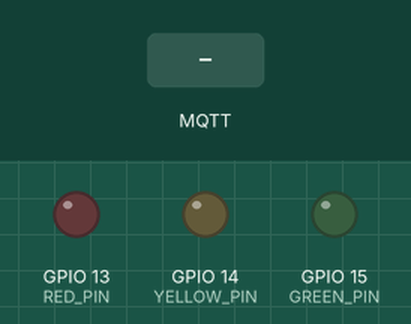
Recording of a sketch running on a simulated ESP32. On the bench: output pins drawn as LEDs (lit = HIGH). The test bench sets the inputs (shaded band). WiFi joins after 1.5 s; servers stay silent unless stated; no MQTT or app messages arrive unless stated; not simulated (calls return 0 or success): secrets.h; what the sketch prints to the serial monitor is not drawn.

Above: at 3.7 s.
3.8 s: MQTT message "auto" arrives on the first subscribed topic
At 4.8 s:
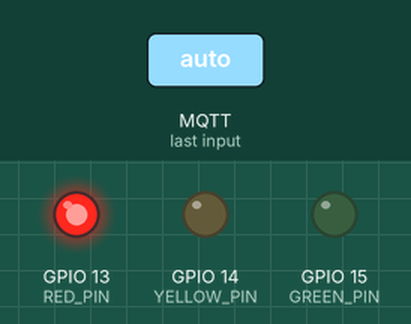
5.3 s: MQTT message "yellow" arrives on the first subscribed topic
At 6.0 s:
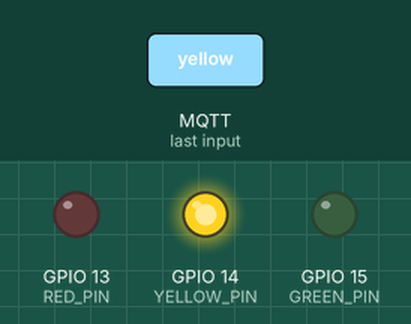
6.8 s: MQTT message "green" arrives on the first subscribed topic
At 7.1 s:
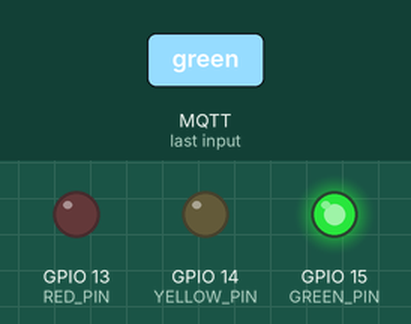
Timing chart, 0 to 9.8 s (numbered marks = the images above; inputs shaded):
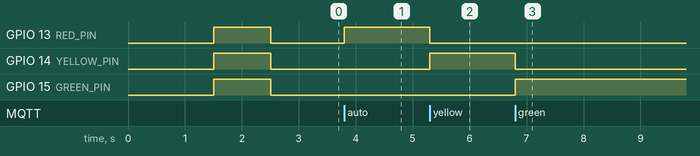

Measured:
- after the input at 3.8 s, GPIO 13 (RED_PIN): LOW → HIGH at once
- after the input at 5.3 s, GPIO 13 (RED_PIN): HIGH → LOW at once; GPIO 14 (YELLOW_PIN): LOW → HIGH at once
- after the input at 6.8 s, GPIO 14 (YELLOW_PIN): HIGH → LOW at once; GPIO 15 (GREEN_PIN): LOW → HIGH at once

The sketch:

esp32-nodemcu-arduino.ino
```cpp
// Libraries required (install via Arduino Library Manager):
//   PubSubClient  by Nick O'Leary
//   ArduinoJson   by Benoit Blanchon

#include <WiFi.h>
#include <WiFiClientSecure.h>
#include <PubSubClient.h>
#include <ArduinoJson.h>
#include "secrets.h"

#define RED_PIN    13
#define YELLOW_PIN 14
#define GREEN_PIN  15

#define MQTT_BROKER      "6b7b57bcbd2a4aa2b380c4aafc2799f7.s1.eu.hivemq.cloud"
#define MQTT_PORT        8883
#define MQTT_TOPIC_CMD   "meeting-watcher/status"
#define MQTT_TOPIC_STATE "traffic-light/state"

WiFiClientSecure wifiClient;
PubSubClient mqtt(wifiClient);

// ---- state ---------------------------------------------------------------

enum Mode       { MANUAL, AUTO_CYCLE };
enum LightState { OFF_STATE, RED_STATE, RED_YELLOW_STATE, GREEN_STATE, YELLOW_STATE };

struct Controller {
    Mode       mode        = MANUAL;
    LightState manualState = OFF_STATE;
    int        autoIndex   = 0;
    unsigned long stateStarted = 0;
} ctrl;

struct AutoStep { LightState state; unsigned long duration; };
const AutoStep autoSteps[] = {
    { RED_STATE,        5000 },
    { RED_YELLOW_STATE, 2000 },
    { GREEN_STATE,      5000 },
    { YELLOW_STATE,     2000 },
};
const int AUTO_STEPS = 4;

// ---- LED helpers ---------------------------------------------------------

void allOff() {
    digitalWrite(RED_PIN,    LOW);
    digitalWrite(YELLOW_PIN, LOW);
    digitalWrite(GREEN_PIN,  LOW);
}

void setLights(LightState s) {
    allOff();
    switch (s) {
        case RED_STATE:        digitalWrite(RED_PIN, HIGH); break;
        case RED_YELLOW_STATE: digitalWrite(RED_PIN, HIGH); digitalWrite(YELLOW_PIN, HIGH); break;
        case GREEN_STATE:      digitalWrite(GREEN_PIN, HIGH); break;
        case YELLOW_STATE:     digitalWrite(YELLOW_PIN, HIGH); break;
        default: break;
    }
}

void startupBlink() {
    digitalWrite(RED_PIN,    HIGH);
    digitalWrite(YELLOW_PIN, HIGH);
    digitalWrite(GREEN_PIN,  HIGH);
    delay(1000);
    allOff();
}

void blinkYellow(unsigned long ms) {
    unsigned long deadline = millis() + ms;
    while (millis() < deadline) {
        digitalWrite(YELLOW_PIN, HIGH); delay(300);
        digitalWrite(YELLOW_PIN, LOW);  delay(300);
    }
}

const char* stateName(LightState s) {
    switch (s) {
        case RED_STATE:        return "RED";
        case RED_YELLOW_STATE: return "RED_YELLOW";
        case GREEN_STATE:      return "GREEN";
        case YELLOW_STATE:     return "YELLOW";
        default:               return "OFF";
    }
}

// ---- state machine -------------------------------------------------------

void applyState() {
    LightState s = (ctrl.mode == AUTO_CYCLE)
        ? autoSteps[ctrl.autoIndex].state
        : ctrl.manualState;
    setLights(s);
    String payload = String(ctrl.mode == AUTO_CYCLE ? "AUTO" : "MANUAL") + ":" + stateName(s);
    mqtt.publish(MQTT_TOPIC_STATE, payload.c_str());
}

// ---- MQTT callback -------------------------------------------------------

void onMessage(char* topic, byte* payload, unsigned int length) {
    String msg;
    for (unsigned int i = 0; i < length; i++) msg += (char)payload[i];
    Serial.println("MQTT: " + msg);

    JsonDocument doc;
    if (!deserializeJson(doc, msg) && doc.containsKey("meeting")) {
        ctrl.mode        = MANUAL;
        ctrl.manualState = doc["meeting"].as<bool>() ? RED_STATE : GREEN_STATE;
        applyState();
        return;
    }

    msg.trim();
    msg.toLowerCase();
    if      (msg == "auto")   { ctrl.mode = AUTO_CYCLE; ctrl.autoIndex = 0; ctrl.stateStarted = millis(); }
    else if (msg == "off")    { ctrl.mode = MANUAL; ctrl.manualState = OFF_STATE; }
    else if (msg == "red")    { ctrl.mode = MANUAL; ctrl.manualState = RED_STATE; }
    else if (msg == "yellow") { ctrl.mode = MANUAL; ctrl.manualState = YELLOW_STATE; }
    else if (msg == "green")  { ctrl.mode = MANUAL; ctrl.manualState = GREEN_STATE; }
    else { Serial.println("Unknown command"); return; }
    applyState();
}

// ---- WiFi / MQTT connect -------------------------------------------------

void connectWifi() {
    if (WiFi.isConnected()) return;
    Serial.print("Connecting to Wi-Fi: ");
    Serial.println(WIFI_SSID);
    WiFi.begin(WIFI_SSID, WIFI_PASSWORD);
    while (!WiFi.isConnected()) { delay(500); Serial.print("."); }
    Serial.print("\nWi-Fi connected: ");
    Serial.println(WiFi.localIP());
}

bool connectMqtt() {
    String clientId = "esp32-" + String((uint32_t)ESP.getEfuseMac(), HEX);
    Serial.print("Connecting to MQTT... ");
    if (mqtt.connect(clientId.c_str(), MQTT_USER, MQTT_PASSWORD)) {
        Serial.println("connected");
        mqtt.subscribe(MQTT_TOPIC_CMD);
        Serial.println("Subscribed to: " + String(MQTT_TOPIC_CMD));
        return true;
    }
    Serial.println("failed, rc=" + String(mqtt.state()));
    return false;
}

// ---- Arduino entry points ------------------------------------------------

void setup() {
    Serial.begin(115200);
    pinMode(RED_PIN,    OUTPUT);
    pinMode(YELLOW_PIN, OUTPUT);
    pinMode(GREEN_PIN,  OUTPUT);
    allOff();

    wifiClient.setInsecure();  // TLS encrypted, certificate not verified
    mqtt.setServer(MQTT_BROKER, MQTT_PORT);
    mqtt.setCallback(onMessage);
    mqtt.setBufferSize(512);

    connectWifi();
    startupBlink();
    connectMqtt();
}

void loop() {
    if (!WiFi.isConnected()) {
        Serial.println("Wi-Fi lost, reconnecting...");
        allOff();
        connectWifi();
    }

    if (!mqtt.connected()) {
        Serial.println("MQTT disconnected, reconnecting in 5s...");
        allOff();
        blinkYellow(5000);
        connectMqtt();
        return;
    }

    mqtt.loop();

    if (ctrl.mode == AUTO_CYCLE) {
        if (millis() - ctrl.stateStarted >= autoSteps[ctrl.autoIndex].duration) {
            ctrl.autoIndex     = (ctrl.autoIndex + 1) % AUTO_STEPS;
            ctrl.stateStarted  = millis();
            applyState();
        }
    }
}
```
